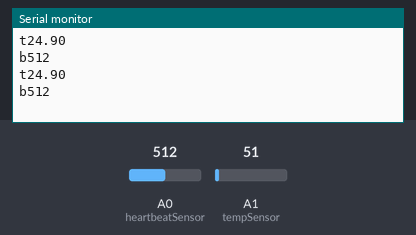
The sketch below on a simulated Arduino Uno, built with avr-gcc and run on an emulated ATmega328P. Parts: the last lines printed to the serial monitor. The test bench sets the inputs (shaded band); at power-on: A1 (tempSensor) = 51, A0 (heartbeatSensor) = 512.

Above: at 1.8 s.
1.9 s: A1 (tempSensor) set to 61
At 2.4 s:
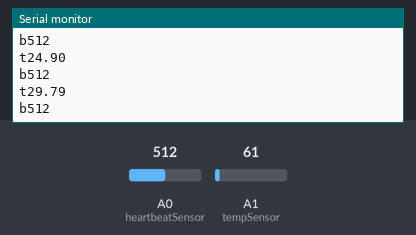
3.4 s: A0 (heartbeatSensor) set to 716
At 4.7 s:
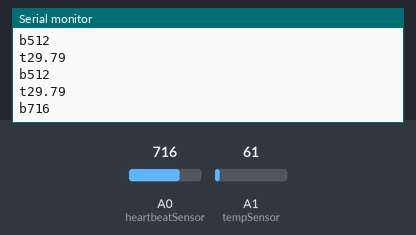
4.9 s: A1 (tempSensor) set to 71
At 5.8 s:
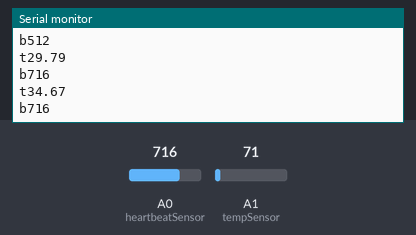
6.4 s: A0 (heartbeatSensor) set to 900
At 7.6 s:
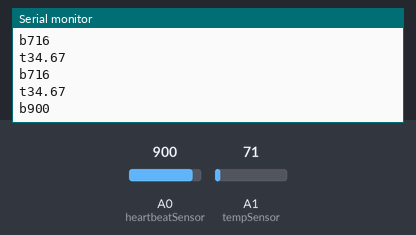
Timing chart, 0 to 8.9 s (numbered marks = the images above; inputs shaded):
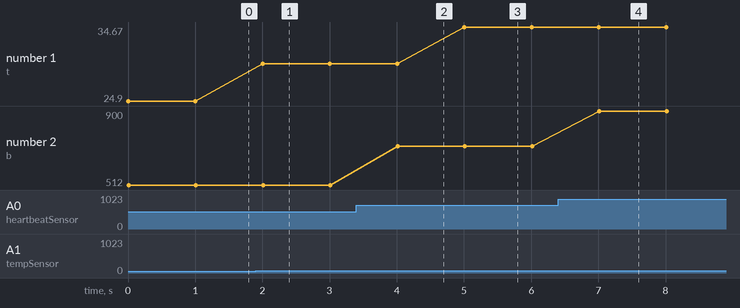

The sketch:

Arduino_code.ino
```cpp
int heartbeatSensor = A0;
int tempSensor = A1;
float voltage, temperature;
int beat;

void setup() {
  //Initialize serial and wait for port to open:
  Serial.begin(9600);
}

void loop() {
  //temperature
 voltage = (analogRead(tempSensor)*5.0)/1024;
 temperature = voltage*100;

//heartbeat
beat = analogRead(heartbeatSensor);
Serial.print("t");
Serial.println(temperature);
Serial.print("b");
Serial.println(beat);

delay(1000);
}
```

Measured:
- after the input at 1.9 s, the serial monitor: prints a new line after 0.10 s (image 1)
- after the input at 3.4 s, the serial monitor: prints a new line after 0.61 s (image 2)
- after the input at 4.9 s, the serial monitor: prints a new line after 0.10 s (image 3)
- after the input at 6.4 s, the serial monitor: prints a new line after 0.61 s (image 4)
- plotted number 1: 24.9 → 29.79 after the input at 1.9 s, 29.79 → 34.67 after the input at 4.9 s
- plotted number 2: 512 → 716 after the input at 3.4 s, 716 → 900 after the input at 6.4 s
